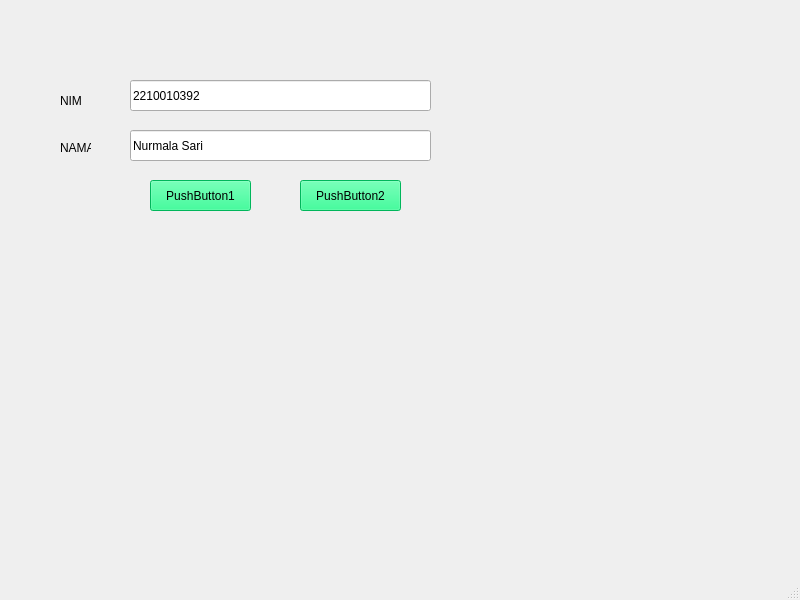
<?xml version="1.0" encoding="UTF-8"?>
<ui version="4.0">
 <class>MainWindow</class>
 <widget class="QMainWindow" name="MainWindow">
  <property name="geometry">
   <rect>
    <x>0</x>
    <y>0</y>
    <width>800</width>
    <height>600</height>
   </rect>
  </property>
  <property name="windowTitle">
   <string>MainWindow</string>
  </property>
  <widget class="QWidget" name="centralwidget">
   <widget class="QLabel" name="label">
    <property name="geometry">
     <rect>
      <x>60</x>
      <y>90</y>
      <width>41</width>
      <height>21</height>
     </rect>
    </property>
    <property name="text">
     <string>NIM</string>
    </property>
   </widget>
   <widget class="QLabel" name="label_2">
    <property name="geometry">
     <rect>
      <x>60</x>
      <y>140</y>
      <width>31</width>
      <height>16</height>
     </rect>
    </property>
    <property name="text">
     <string>NAMA</string>
    </property>
   </widget>
   <widget class="QLineEdit" name="lineEdit">
    <property name="geometry">
     <rect>
      <x>130</x>
      <y>80</y>
      <width>301</width>
      <height>31</height>
     </rect>
    </property>
    <property name="text">
     <string>2210010392</string>
    </property>
   </widget>
   <widget class="QLineEdit" name="lineEdit_2">
    <property name="geometry">
     <rect>
      <x>130</x>
      <y>130</y>
      <width>301</width>
      <height>31</height>
     </rect>
    </property>
    <property name="text">
     <string>Nurmala Sari</string>
    </property>
   </widget>
   <widget class="QPushButton" name="pushButton">
    <property name="geometry">
     <rect>
      <x>150</x>
      <y>180</y>
      <width>101</width>
      <height>31</height>
     </rect>
    </property>
    <property name="styleSheet">
     <string notr="true">background-color: rgb(0, 255, 127);</string>
    </property>
    <property name="text">
     <string>PushButton1</string>
    </property>
   </widget>
   <widget class="QPushButton" name="pushButton_2">
    <property name="geometry">
     <rect>
      <x>300</x>
      <y>180</y>
      <width>101</width>
      <height>31</height>
     </rect>
    </property>
    <property name="styleSheet">
     <string notr="true">background-color: rgb(0, 255, 127);</string>
    </property>
    <property name="text">
     <string>PushButton2</string>
    </property>
   </widget>
  </widget>
  <widget class="QMenuBar" name="menubar">
   <property name="geometry">
    <rect>
     <x>0</x>
     <y>0</y>
     <width>800</width>
     <height>21</height>
    </rect>
   </property>
  </widget>
  <widget class="QStatusBar" name="statusbar"/>
 </widget>
 <resources/>
 <connections/>
</ui>
